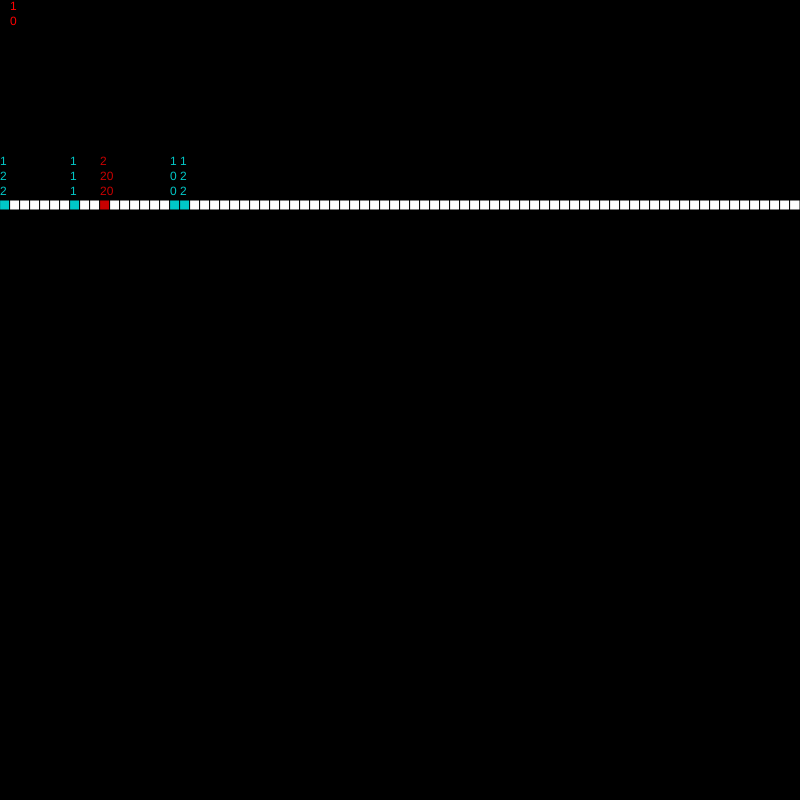
Frame 1 (no input)
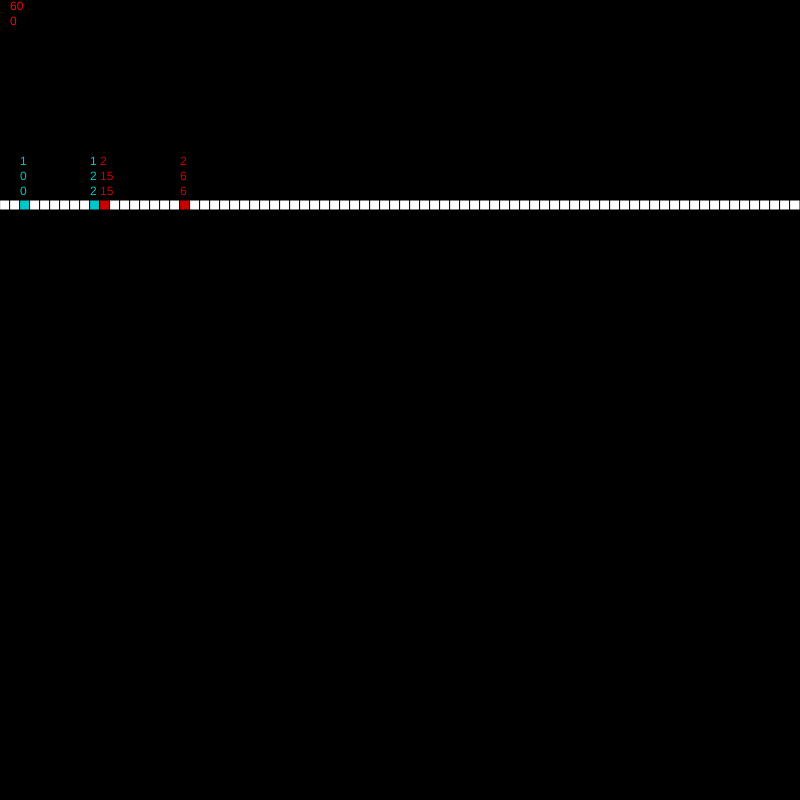
Frame 60 (no input)
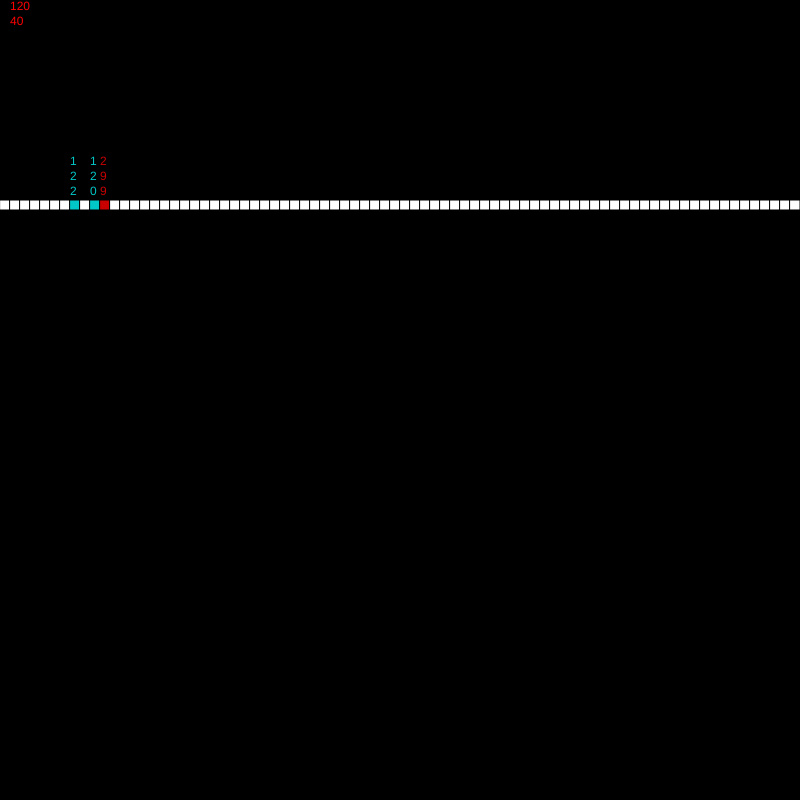
Frame 120 (the mouse pressed at the canvas centre since frame 60)

The p5.js sketch that drew these frames (run headless with seeded random() and noise() and a simulated clock; from frame 60 on, the mouse is pressed at the canvas centre):

// p5.js sketch
// ── sketch.js
// dima_
// Dima Konev
//

cellCount = 80;

//the two fields
var lifeField = [];
var lifeField2 = [];

//variables for swapping around
var currentLF;
var lastLF;
var temp;

const EMPTY = 0;
const CAR = 1;
const WRECK = 2;

const STOPPED = 3;


function Cell(type) {
    this.type = type;
    this.cooldown = 0;
    this.wait = 0;
}

function setup() {
    createCanvas(800, 800);

    for (var i = 0; i < cellCount; i++) {
        lifeField[i] = new Cell(EMPTY);
        lifeField2[i] = new Cell(EMPTY);
    }

    currentLF = lifeField;
    lastLF = lifeField2;
    frameRate(60);

    currentLF[0].type = CAR;
    currentLF[0].cooldown = 2;
    currentLF[0].wait = 2;
    //slowest car
    currentLF[7].type = CAR;
    currentLF[7].cooldown = 1;
    currentLF[7].wait = 1;

    currentLF[10].type = WRECK;
    currentLF[10].cooldown = 20;
    currentLF[10].wait = 20;

    currentLF[17].type = CAR;
    currentLF[17].cooldown = 0;
    currentLF[17].wait = 0;
    currentLF[18].type = CAR;
    currentLF[18].cooldown = 2;
    currentLF[18].wait = 2;
}


function getLastCell(x) {
    //wraparound
    if(x < 0) {
        x = cellCount + x;
    }
    else if (x >= cellCount) {
        x = x - cellCount;
    }

    return lastLF[x];
}
function getCell(x) {
    //wraparound
    if(x < 0) {
        x = cellCount + x;
    }
    else if (x >= cellCount) {
        x = x - cellCount;
    }

    return currentLF[x];
}

function cellStep(x) {
    if (getLastCell(x).type == WRECK) {
        getCell(x).type = WRECK;
        getCell(x).cooldown = getLastCell(x).cooldown - 1;
        getCell(x).wait = getLastCell(x).wait - 1;
        
        if (getCell(x).wait == 0) {
            getCell(x).type = EMPTY;
        }
    }

    else if (getLastCell(x).type == EMPTY) {
        //put a car in an empty cell
        if (getLastCell(x - 1).type == CAR && getLastCell(x - 1).wait == 0) {
            getCell(x).type = CAR;
            getCell(x).cooldown = getLastCell(x - 1).cooldown;
            getCell(x).wait = getCell(x).cooldown;
            
            //if there is something ahead, slow down
            for (var i = 1; i < 4; i++) {
                if (getLastCell(x + i).type != EMPTY) {
                    if (getCell(x).cooldown < 2) {
                        getCell(x).cooldown++
                    }
                    getCell(x).wait = getCell(x).cooldown;
                    return;
                }
            }
            //else, speed up
            if (getCell(x).cooldown > 0) {
                getCell(x).cooldown--
                getCell(x).wait = getCell(x).cooldown;
            }
        }
        else {
            getCell(x).type = EMPTY;
        }
    }
    else if (getLastCell(x).type == CAR) {
        //check for incoming crashes first
        if (getLastCell(x - 1).type == CAR && getLastCell(x - 1).cooldown != 2 && getLastCell(x - 1).wait == 0 && getLastCell(x).wait != 0) {
            print("crash");
            getCell(x).type = WRECK;
            getCell(x).cooldown = 10;
            getCell(x).wait = 10;
            return;
        }
        if (getLastCell(x).cooldown == 2) {
            if (getLastCell(x).wait == 0) {
                if (getLastCell(x + 1).type == EMPTY) {
                    getCell(x).type = EMPTY;
                }
                else {
                    getCell(x).type = CAR;
                    getCell(x).cooldown = 2;
                    getCell(x).wait = 0; 
                }
            }
            else {
                getCell(x).type = CAR;
                getCell(x).cooldown = 2;
                getCell(x).wait = getLastCell(x).wait - 1;
            }
        }
        else if (getLastCell(x).cooldown == 1) {
            if (getLastCell(x).wait == 0) {
                //we didn't stop so go and crash
                getCell(x).type = EMPTY;
            }
            else {
                getCell(x).type = CAR;
                getCell(x).cooldown = 1;
                getCell(x).wait = 0;
            }
        }
        
        else if (getLastCell(x).cooldown == 0) {
            if (getLastCell(x + 1).type == EMPTY) {
                getCell(x).type = EMPTY;
            }
            else {
                //we didn't stop, so go and crash
                getCell(x).type = EMPTY;
            }
        }
    }
}

//swaps the two fields
function swapFields() {
    temp = currentLF;
    currentLF = lastLF;
    lastLF = temp;
}
function keyPressed() {
    if (keyCode === 190) {
        lifeStep();
    }
    if (keyCode === 188) {
        swapFields();
    }
    //c
    if (keyCode === 67) {
         getCell(Math.floor(mouseX/width * cellCount)).type = CAR;
         getCell(Math.floor(mouseX/width * cellCount)).cooldown = 2;
         getCell(Math.floor(mouseX/width * cellCount)).wait = 2;
    }
    //z
    if (keyCode === 90) {
         getCell(Math.floor(mouseX/width * cellCount)).type = WRECK;
         getCell(Math.floor(mouseX/width * cellCount)).cooldown = 10;
         getCell(Math.floor(mouseX/width * cellCount)).wait = 10;

    }
    //q
    if (keyCode === 81) {
         getCell(Math.floor(mouseX/width * cellCount)).type = EMPTY;
    }

    //q
    if (keyCode === 80) {
        autoPlay = -autoPlay;
    }

}
function lifeStep() {
    swapFields();
    for (var i = 0; i < cellCount; i++) {
        cellStep(i);
    }

}

var autoPlay = true;

function draw() {
    background(0, 0, 0);

    for (var i = 0; i < cellCount; i++) {
        if (currentLF[i].type == EMPTY) {
            fill(255, 255, 255);
        }
        else if (currentLF[i].type == CAR) {
            fill(0, 200, 200);
            text(currentLF[i].type + "\n" + currentLF[i].cooldown + "\n" + currentLF[i].wait, width/cellCount * i, height/4 - 35);
        }
        else if (currentLF[i].type == WRECK) {
            fill(200, 0, 0);
            text(currentLF[i].type + "\n" + currentLF[i].cooldown + "\n" + currentLF[i].wait, width/cellCount * i, height/4 - 35);
        }
        rect(width/cellCount * i, height/4, width/cellCount, width/cellCount);
    }
    fill(255, 0, 0);
    text(frameCount + "\n" + 
         Math.floor(mouseX/width * cellCount), 10, 10);
    if (frameCount % 10 == 0 && autoPlay == true) {
        lifeStep();
    }
}
